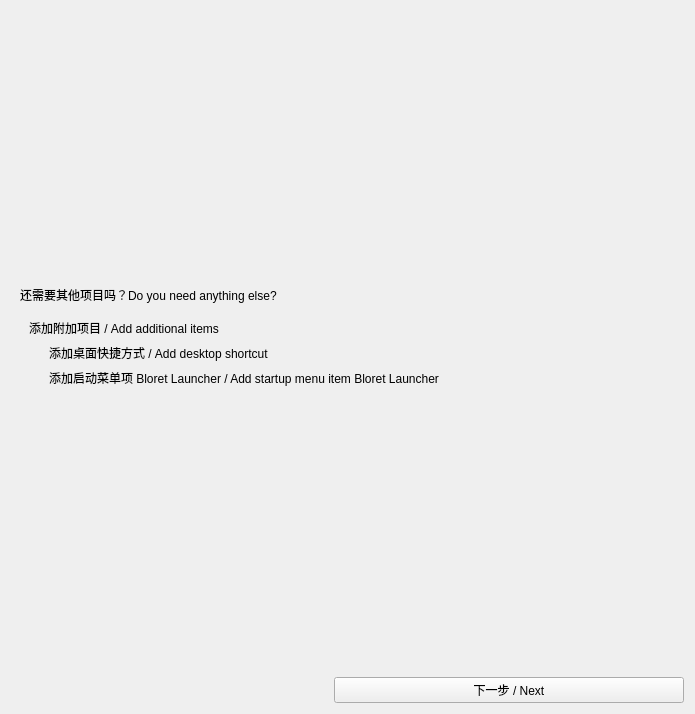
<?xml version="1.0" encoding="UTF-8"?>
<ui version="4.0">
 <class>Form</class>
 <widget class="QWidget" name="Form">
  <property name="geometry">
   <rect>
    <x>0</x>
    <y>0</y>
    <width>695</width>
    <height>714</height>
   </rect>
  </property>
  <property name="sizePolicy">
   <sizepolicy hsizetype="Preferred" vsizetype="Expanding">
    <horstretch>0</horstretch>
    <verstretch>0</verstretch>
   </sizepolicy>
  </property>
  <property name="minimumSize">
   <size>
    <width>0</width>
    <height>0</height>
   </size>
  </property>
  <property name="windowTitle">
   <string>Form</string>
  </property>
  <property name="styleSheet">
   <string>
    @import url('https://cdn.jsdelivr.net/gh/zhiyiYo/PyQt-Fluent-Widgets@main/qfluentwidgets.qss');
   </string>
  </property>
  <layout class="QVBoxLayout" name="verticalLayout">
   <item>
    <widget class="SmoothScrollArea" name="SmoothScrollArea">
     <property name="styleSheet">
      <string notr="true">background: transparent; border: none</string>
     </property>
     <property name="widgetResizable">
      <bool>true</bool>
     </property>
     <widget class="QWidget" name="scrollAreaWidgetContents">
      <property name="geometry">
       <rect>
        <x>0</x>
        <y>0</y>
        <width>677</width>
        <height>656</height>
       </rect>
      </property>
      <layout class="QVBoxLayout" name="verticalLayout_2">
       <item>
        <spacer name="verticalSpacer_2">
         <property name="orientation">
          <enum>Qt::Vertical</enum>
         </property>
         <property name="sizeHint" stdset="0">
          <size>
           <width>20</width>
           <height>40</height>
          </size>
         </property>
        </spacer>
       </item>
       <item>
        <widget class="TitleLabel" name="TitleLabel">
         <property name="text">
          <string>还需要其他项目吗？Do you need anything else?</string>
         </property>
         <property name="wordWrap">
          <bool>true</bool>
         </property>
        </widget>
       </item>
       <item>
        <widget class="CardWidget" name="CardWidget">
         <property name="minimumSize">
          <size>
           <width>0</width>
           <height>0</height>
          </size>
         </property>
         <layout class="QVBoxLayout" name="verticalLayout_3">
          <item>
           <widget class="SubtitleLabel" name="SubtitleLabel">
            <property name="text">
             <string>添加附加项目 / Add additional items</string>
            </property>
           </widget>
          </item>
          <item>
           <widget class="CheckBox" name="adddesktopshortcut_checkbox">
            <property name="text">
             <string>添加桌面快捷方式 / Add desktop shortcut</string>
            </property>
           </widget>
          </item>
          <item>
           <widget class="CheckBox" name="AddstartupmenuitemBloretLauncher_CheckBox">
            <property name="text">
             <string>添加启动菜单项 Bloret Launcher / Add startup menu item Bloret Launcher</string>
            </property>
           </widget>
          </item>
         </layout>
        </widget>
       </item>
       <item>
        <spacer name="verticalSpacer">
         <property name="orientation">
          <enum>Qt::Vertical</enum>
         </property>
         <property name="sizeHint" stdset="0">
          <size>
           <width>20</width>
           <height>40</height>
          </size>
         </property>
        </spacer>
       </item>
      </layout>
     </widget>
    </widget>
   </item>
   <item>
    <layout class="QHBoxLayout" name="horizontalLayout">
     <item>
      <spacer name="horizontalSpacer">
       <property name="orientation">
        <enum>Qt::Horizontal</enum>
       </property>
       <property name="sizeHint" stdset="0">
        <size>
         <width>40</width>
         <height>20</height>
        </size>
       </property>
      </spacer>
     </item>
     <item>
      <widget class="PrimaryPushButton" name="next_button">
       <property name="minimumSize">
        <size>
         <width>350</width>
         <height>0</height>
        </size>
       </property>
       <property name="text">
        <string>下一步 / Next</string>
       </property>
      </widget>
     </item>
    </layout>
   </item>
  </layout>
 </widget>
 <customwidgets>
  <customwidget>
   <class>CheckBox</class>
   <extends>QCheckBox</extends>
   <header>qfluentwidgets</header>
  </customwidget>
  <customwidget>
   <class>PushButton</class>
   <extends>QPushButton</extends>
   <header>qfluentwidgets</header>
  </customwidget>
  <customwidget>
   <class>PrimaryPushButton</class>
   <extends>PushButton</extends>
   <header>qfluentwidgets</header>
  </customwidget>
  <customwidget>
   <class>CardWidget</class>
   <extends>QFrame</extends>
   <header>qfluentwidgets</header>
   <container>1</container>
  </customwidget>
  <customwidget>
   <class>SmoothScrollArea</class>
   <extends>QScrollArea</extends>
   <header>qfluentwidgets</header>
   <container>1</container>
  </customwidget>
  <customwidget>
   <class>SubtitleLabel</class>
   <extends>QLabel</extends>
   <header>qfluentwidgets</header>
  </customwidget>
  <customwidget>
   <class>TitleLabel</class>
   <extends>QLabel</extends>
   <header>qfluentwidgets</header>
  </customwidget>
 </customwidgets>
 <resources/>
 <connections/>
</ui>
